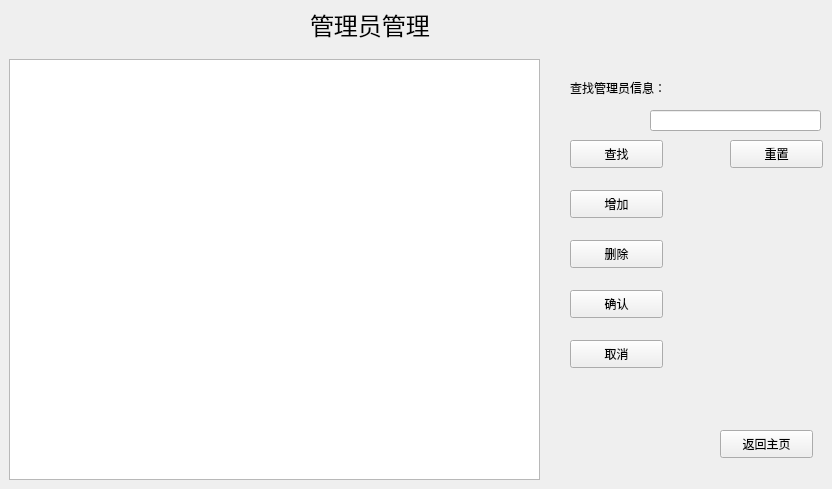
    <widget class="QWidget" name="pagefrist">
     <property name="styleSheet">
      <string notr="true">#pagefrist{
	
	border-image: url(:/new/prefix1/images/second.jpg);
}</string>
     </property>
     <widget class="QTableView" name="tableView">
      <property name="geometry">
       <rect>
        <x>9</x>
        <y>59</y>
        <width>531</width>
        <height>421</height>
       </rect>
      </property>
     </widget>
     <widget class="QPushButton" name="pushButton_11">
      <property name="geometry">
       <rect>
        <x>720</x>
        <y>430</y>
        <width>93</width>
        <height>28</height>
       </rect>
      </property>
      <property name="text">
       <string>返回主页</string>
      </property>
     </widget>
     <widget class="QPushButton" name="btn_revt_admin">
      <property name="geometry">
       <rect>
        <x>730</x>
        <y>140</y>
        <width>93</width>
        <height>28</height>
       </rect>
      </property>
      <property name="text">
       <string>重置</string>
      </property>
     </widget>
     <widget class="QPushButton" name="buttoncancel">
      <property name="geometry">
       <rect>
        <x>570</x>
        <y>340</y>
        <width>93</width>
        <height>28</height>
       </rect>
      </property>
      <property name="text">
       <string>取消</string>
      </property>
     </widget>
     <widget class="QPushButton" name="buttonadd">
      <property name="geometry">
       <rect>
        <x>570</x>
        <y>190</y>
        <width>93</width>
        <height>28</height>
       </rect>
      </property>
      <property name="text">
       <string>增加</string>
      </property>
     </widget>
     <widget class="QPushButton" name="buttonsure">
      <property name="geometry">
       <rect>
        <x>570</x>
        <y>290</y>
        <width>93</width>
        <height>28</height>
       </rect>
      </property>
      <property name="text">
       <string>确认</string>
      </property>
     </widget>
     <widget class="QPushButton" name="buttondel">
      <property name="geometry">
       <rect>
        <x>570</x>
        <y>240</y>
        <width>93</width>
        <height>28</height>
       </rect>
      </property>
      <property name="text">
       <string>删除</string>
      </property>
     </widget>
     <widget class="QLineEdit" name="lineEdit">
      <property name="geometry">
       <rect>
        <x>650</x>
        <y>110</y>
        <width>171</width>
        <height>21</height>
       </rect>
      </property>
     </widget>
     <widget class="QLabel" name="label_3">
      <property name="geometry">
       <rect>
        <x>570</x>
        <y>80</y>
        <width>120</width>
        <height>16</height>
       </rect>
      </property>
      <property name="text">
       <string>查找管理员信息：</string>
      </property>
     </widget>
     <widget class="QPushButton" name="buttonfind">
      <property name="geometry">
       <rect>
        <x>570</x>
        <y>140</y>
        <width>93</width>
        <height>28</height>
       </rect>
      </property>
      <property name="text">
       <string>查找</string>
      </property>
     </widget>
     <widget class="QLabel" name="label">
      <property name="geometry">
       <rect>
        <x>310</x>
        <y>10</y>
        <width>150</width>
        <height>30</height>
       </rect>
      </property>
      <property name="font">
       <font>
        <family>Agency FB</family>
        <pointsize>18</pointsize>
       </font>
      </property>
      <property name="text">
       <string>管理员管理</string>
      </property>
     </widget>
    </widget>
